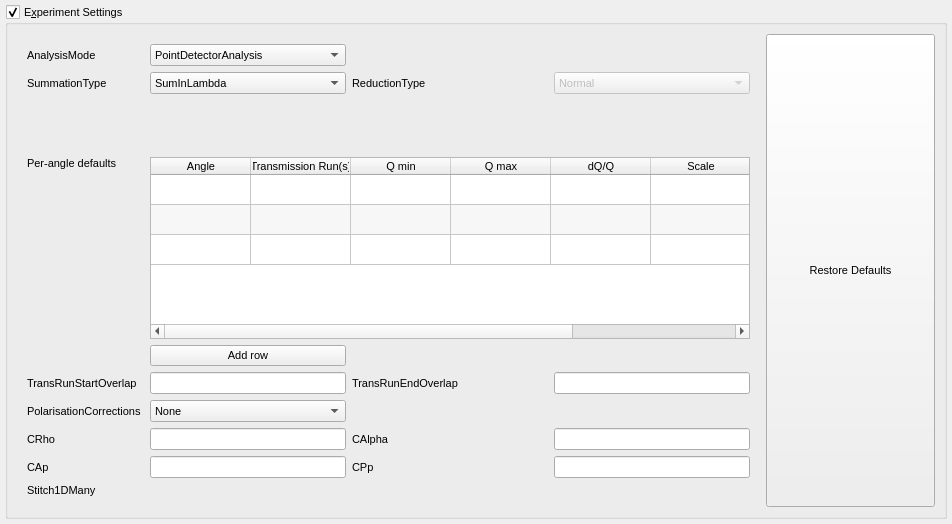
<?xml version="1.0" encoding="UTF-8"?>
<ui version="4.0">
 <class>ReflExperimentWidget</class>
 <widget class="QWidget" name="ReflExperimentWidget">
  <property name="geometry">
   <rect>
    <x>0</x>
    <y>0</y>
    <width>952</width>
    <height>524</height>
   </rect>
  </property>
  <property name="baseSize">
   <size>
    <width>0</width>
    <height>0</height>
   </size>
  </property>
  <property name="font">
   <font>
    <pointsize>8</pointsize>
    <weight>50</weight>
    <bold>false</bold>
   </font>
  </property>
  <property name="windowTitle">
   <string>Settings Tab</string>
  </property>
  <layout class="QVBoxLayout" name="settingsMainLayout" stretch="0">
   <property name="leftMargin">
    <number>5</number>
   </property>
   <property name="topMargin">
    <number>5</number>
   </property>
   <property name="rightMargin">
    <number>5</number>
   </property>
   <property name="bottomMargin">
    <number>5</number>
   </property>
   <item>
    <widget class="QGroupBox" name="expSettingsGroup">
     <property name="title">
      <string>E&amp;xperiment Settings</string>
     </property>
     <property name="checkable">
      <bool>true</bool>
     </property>
     <layout class="QHBoxLayout" name="horizontalLayout_2" stretch="0,2">
      <item>
       <layout class="QGridLayout" name="expSettingsGrid" rowstretch="1,1,1,1,1,1,1,1,0,0,0,0" columnstretch="1,1,1,1">
        <property name="leftMargin">
         <number>10</number>
        </property>
        <property name="topMargin">
         <number>10</number>
        </property>
        <property name="rightMargin">
         <number>10</number>
        </property>
        <property name="bottomMargin">
         <number>10</number>
        </property>
        <item row="8" column="0">
         <widget class="QLabel" name="polCorrLabel">
          <property name="minimumSize">
           <size>
            <width>117</width>
            <height>0</height>
           </size>
          </property>
          <property name="text">
           <string>PolarisationCorrections</string>
          </property>
         </widget>
        </item>
        <item row="3" column="0">
         <widget class="QLabel" name="perAngleTableLabel">
          <property name="text">
           <string>Per-angle defaults</string>
          </property>
          <property name="alignment">
           <set>Qt::AlignLeading|Qt::AlignLeft|Qt::AlignTop</set>
          </property>
         </widget>
        </item>
        <item row="3" column="1" rowspan="3" colspan="3">
         <widget class="QTableWidget" name="optionsTable">
          <property name="sizePolicy">
           <sizepolicy hsizetype="MinimumExpanding" vsizetype="Expanding">
            <horstretch>0</horstretch>
            <verstretch>0</verstretch>
           </sizepolicy>
          </property>
          <property name="minimumSize">
           <size>
            <width>600</width>
            <height>0</height>
           </size>
          </property>
          <property name="toolTip">
           <string>Specify options based on the run angle. Leave the angle empty to specify defaults for all runs.</string>
          </property>
          <property name="whatsThis">
           <string>This table allows you to specify default values for runs that do not have values specified on the Runs tab. You can specify these on a per-angle basis, where the angle from the Runs table will be looked up in the this table and those options will be used where a match is found. You may also leave the angle blank in this table to specify the default options that should be used for all runs.</string>
          </property>
          <property name="alternatingRowColors">
           <bool>true</bool>
          </property>
          <property name="sortingEnabled">
           <bool>true</bool>
          </property>
          <property name="rowCount">
           <number>3</number>
          </property>
          <property name="columnCount">
           <number>7</number>
          </property>
          <attribute name="horizontalHeaderVisible">
           <bool>true</bool>
          </attribute>
          <attribute name="horizontalHeaderMinimumSectionSize">
           <number>40</number>
          </attribute>
          <attribute name="horizontalHeaderStretchLastSection">
           <bool>true</bool>
          </attribute>
          <attribute name="verticalHeaderVisible">
           <bool>false</bool>
          </attribute>
          <row>
           <property name="text">
            <string>New Row</string>
           </property>
          </row>
          <row>
           <property name="text">
            <string>New Row</string>
           </property>
          </row>
          <row>
           <property name="text">
            <string>New Row</string>
           </property>
          </row>
          <column>
           <property name="text">
            <string>Angle</string>
           </property>
           <property name="toolTip">
            <string/>
           </property>
          </column>
          <column>
           <property name="text">
            <string>Transmission Run(s)</string>
           </property>
          </column>
          <column>
           <property name="text">
            <string>Q min</string>
           </property>
          </column>
          <column>
           <property name="text">
            <string>Q max</string>
           </property>
          </column>
          <column>
           <property name="text">
            <string>dQ/Q</string>
           </property>
          </column>
          <column>
           <property name="text">
            <string>Scale</string>
           </property>
          </column>
          <column>
           <property name="text">
            <string>ProcessingInstructions</string>
           </property>
          </column>
         </widget>
        </item>
        <item row="9" column="1">
         <widget class="QLineEdit" name="CRhoEdit"/>
        </item>
        <item row="10" column="3">
         <widget class="QLineEdit" name="CPpEdit"/>
        </item>
        <item row="7" column="2">
         <widget class="QLabel" name="endOverlapLabel">
          <property name="minimumSize">
           <size>
            <width>117</width>
            <height>0</height>
           </size>
          </property>
          <property name="text">
           <string>TransRunEndOverlap</string>
          </property>
         </widget>
        </item>
        <item row="7" column="1">
         <widget class="QLineEdit" name="startOverlapEdit"/>
        </item>
        <item row="10" column="0">
         <widget class="QLabel" name="CApLabel">
          <property name="text">
           <string>CAp</string>
          </property>
         </widget>
        </item>
        <item row="1" column="1">
         <widget class="QComboBox" name="summationTypeComboBox">
          <property name="sizePolicy">
           <sizepolicy hsizetype="Expanding" vsizetype="Fixed">
            <horstretch>0</horstretch>
            <verstretch>0</verstretch>
           </sizepolicy>
          </property>
          <item>
           <property name="text">
            <string>SumInLambda</string>
           </property>
          </item>
          <item>
           <property name="text">
            <string>SumInQ</string>
           </property>
          </item>
         </widget>
        </item>
        <item row="1" column="0">
         <widget class="QLabel" name="summationTypeLabel">
          <property name="minimumSize">
           <size>
            <width>117</width>
            <height>0</height>
           </size>
          </property>
          <property name="text">
           <string>SummationType</string>
          </property>
         </widget>
        </item>
        <item row="10" column="1">
         <widget class="QLineEdit" name="CApEdit"/>
        </item>
        <item row="11" column="0">
         <widget class="QLabel" name="stitchLabel">
          <property name="text">
           <string>Stitch1DMany</string>
          </property>
         </widget>
        </item>
        <item row="9" column="2">
         <widget class="QLabel" name="CAlphaLabel">
          <property name="minimumSize">
           <size>
            <width>117</width>
            <height>0</height>
           </size>
          </property>
          <property name="text">
           <string>CAlpha</string>
          </property>
         </widget>
        </item>
        <item row="1" column="2">
         <widget class="QLabel" name="reductionTypeLabel">
          <property name="minimumSize">
           <size>
            <width>117</width>
            <height>0</height>
           </size>
          </property>
          <property name="text">
           <string>ReductionType</string>
          </property>
         </widget>
        </item>
        <item row="8" column="1">
         <widget class="QComboBox" name="polCorrComboBox">
          <property name="sizePolicy">
           <sizepolicy hsizetype="MinimumExpanding" vsizetype="Fixed">
            <horstretch>0</horstretch>
            <verstretch>0</verstretch>
           </sizepolicy>
          </property>
          <item>
           <property name="text">
            <string>None</string>
           </property>
          </item>
          <item>
           <property name="text">
            <string>PA</string>
           </property>
          </item>
          <item>
           <property name="text">
            <string>PNR</string>
           </property>
          </item>
         </widget>
        </item>
        <item row="7" column="3">
         <widget class="QLineEdit" name="endOverlapEdit"/>
        </item>
        <item row="7" column="0">
         <widget class="QLabel" name="startOverlapLabel">
          <property name="text">
           <string>TransRunStartOverlap</string>
          </property>
         </widget>
        </item>
        <item row="10" column="2">
         <widget class="QLabel" name="CPpLabel">
          <property name="minimumSize">
           <size>
            <width>117</width>
            <height>0</height>
           </size>
          </property>
          <property name="text">
           <string>CPp</string>
          </property>
         </widget>
        </item>
        <item row="9" column="3">
         <widget class="QLineEdit" name="CAlphaEdit"/>
        </item>
        <item row="9" column="0">
         <widget class="QLabel" name="CRhoLabel">
          <property name="text">
           <string>CRho</string>
          </property>
         </widget>
        </item>
        <item row="1" column="3">
         <widget class="QComboBox" name="reductionTypeComboBox">
          <property name="enabled">
           <bool>false</bool>
          </property>
          <property name="sizePolicy">
           <sizepolicy hsizetype="Expanding" vsizetype="Fixed">
            <horstretch>0</horstretch>
            <verstretch>0</verstretch>
           </sizepolicy>
          </property>
          <item>
           <property name="text">
            <string>Normal</string>
           </property>
          </item>
          <item>
           <property name="text">
            <string>DivergentBeam</string>
           </property>
          </item>
          <item>
           <property name="text">
            <string>NonFlatSample</string>
           </property>
          </item>
         </widget>
        </item>
        <item row="6" column="1">
         <widget class="QPushButton" name="addPerAngleOptionsButton">
          <property name="toolTip">
           <string>Add another row to the per-angle options table</string>
          </property>
          <property name="whatsThis">
           <string>Adds another row to the per-angle options table so that additional angles can be added</string>
          </property>
          <property name="text">
           <string>Add row</string>
          </property>
         </widget>
        </item>
        <item row="0" column="1">
         <widget class="QComboBox" name="analysisModeComboBox">
          <property name="sizePolicy">
           <sizepolicy hsizetype="MinimumExpanding" vsizetype="Fixed">
            <horstretch>0</horstretch>
            <verstretch>0</verstretch>
           </sizepolicy>
          </property>
          <item>
           <property name="text">
            <string>PointDetectorAnalysis</string>
           </property>
          </item>
          <item>
           <property name="text">
            <string>MultiDetectorAnalysis</string>
           </property>
          </item>
         </widget>
        </item>
        <item row="0" column="0">
         <widget class="QLabel" name="analysisModeLabel">
          <property name="text">
           <string>AnalysisMode</string>
          </property>
         </widget>
        </item>
       </layout>
      </item>
      <item>
       <widget class="QPushButton" name="getExpDefaultsButton">
        <property name="sizePolicy">
         <sizepolicy hsizetype="Preferred" vsizetype="Expanding">
          <horstretch>0</horstretch>
          <verstretch>0</verstretch>
         </sizepolicy>
        </property>
        <property name="minimumSize">
         <size>
          <width>71</width>
          <height>32</height>
         </size>
        </property>
        <property name="text">
         <string>Restore Defaults</string>
        </property>
        <property name="fixedWidth" stdset="0">
         <number>70</number>
        </property>
        <property name="fixedHeight" stdset="0">
         <number>100</number>
        </property>
        <layout class="QHBoxLayout" name="getExpDefaultsButtonLayout"/>
       </widget>
      </item>
     </layout>
    </widget>
   </item>
  </layout>
 </widget>
 <resources/>
 <connections/>
</ui>
